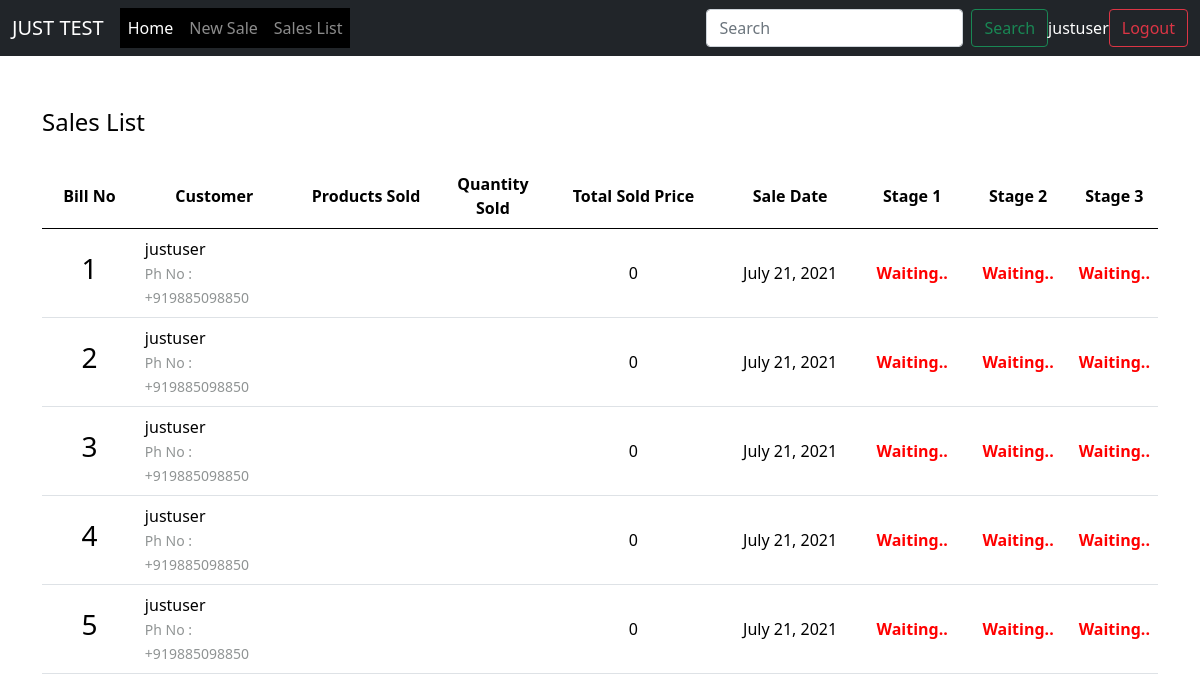
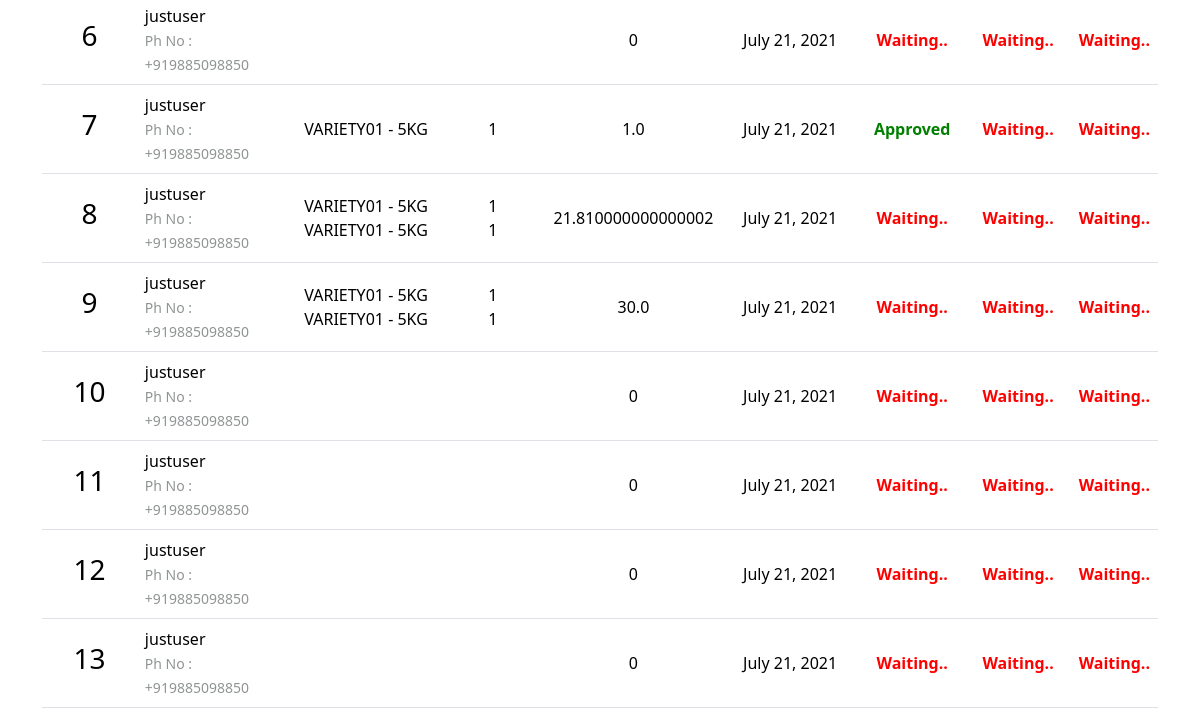
/sales/ (signed in), run on an earlier commit of the app's database (2 pictures, top to bottom).
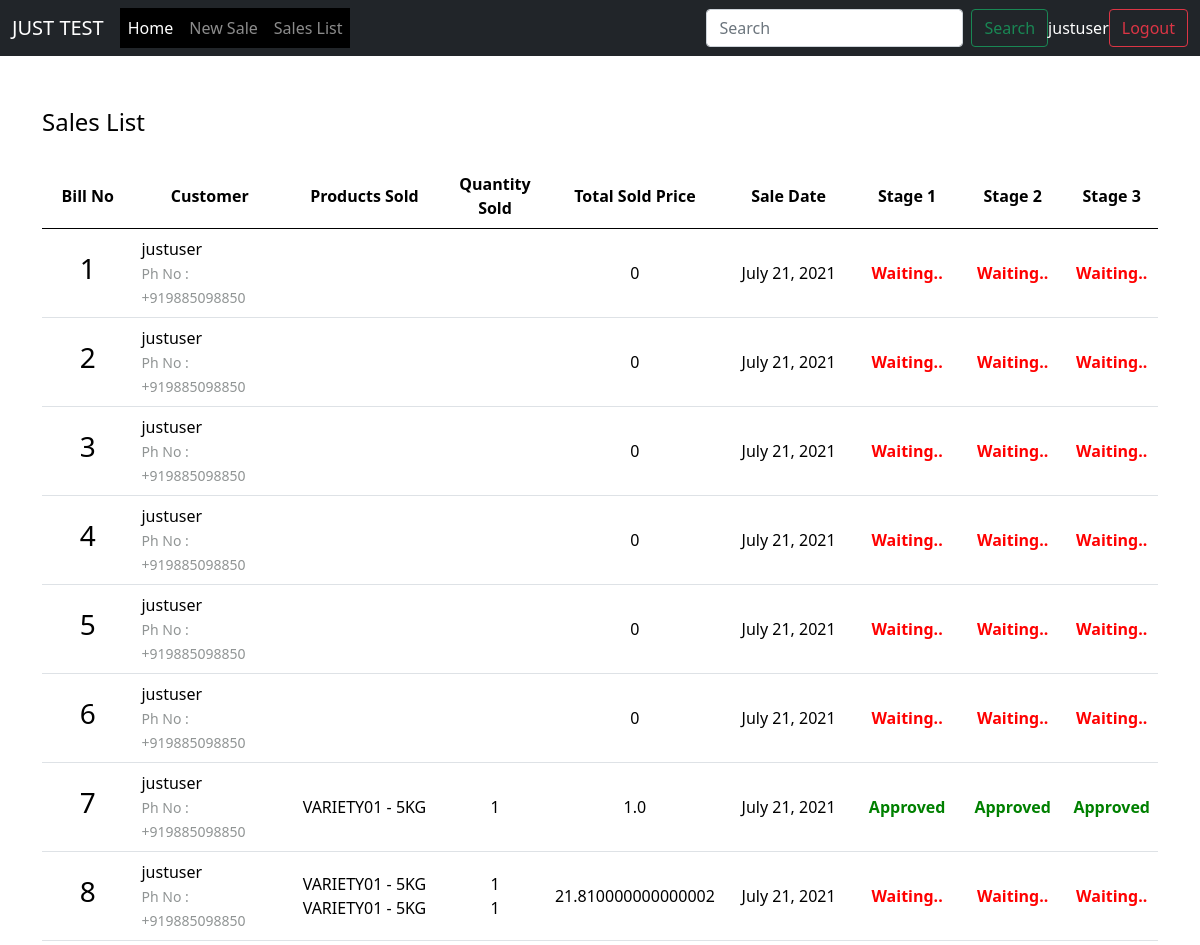
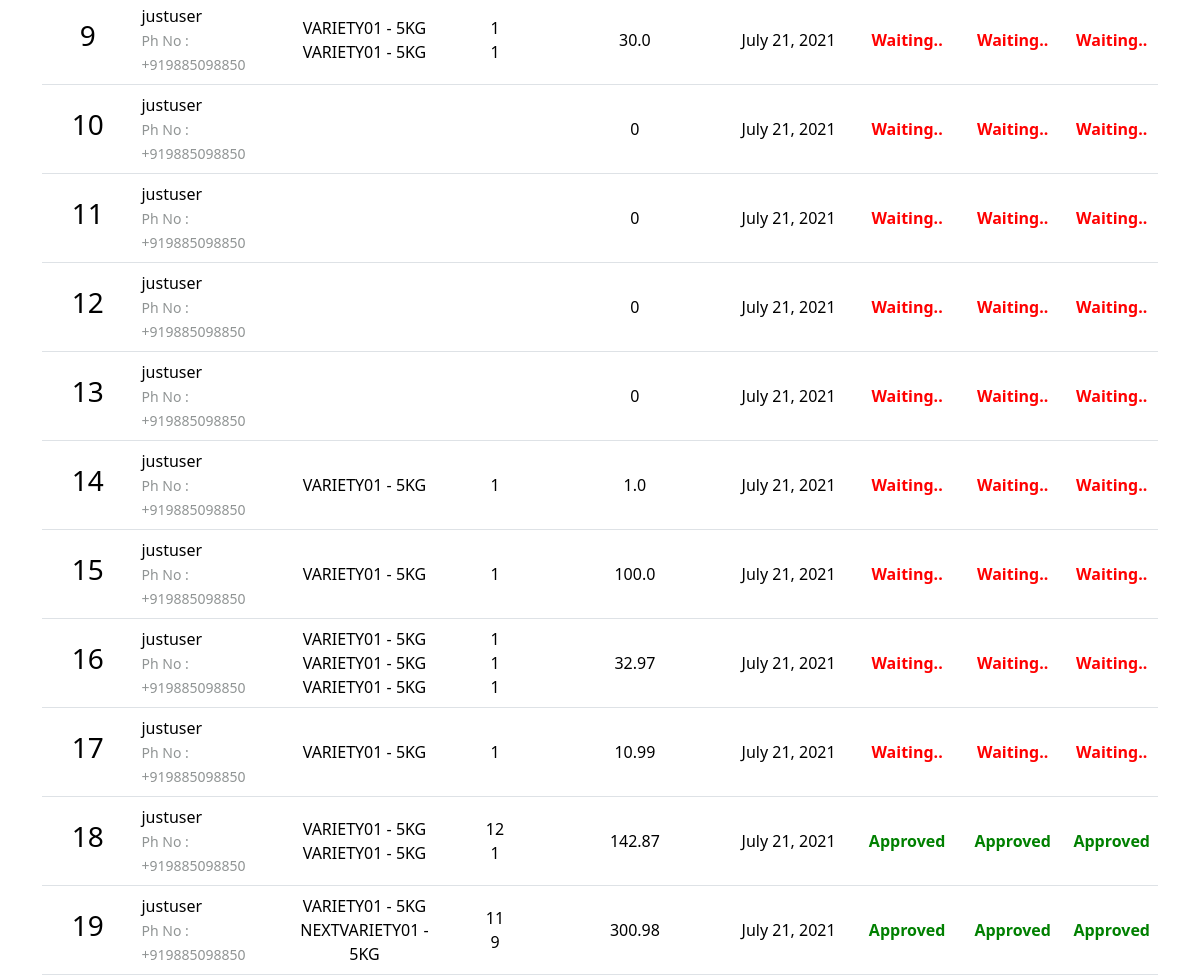
And on a later commit of the database (2 pictures, top to bottom).
### authentication/models.py (models this page shows)
class Dependent(models.Model):
	zone = models.ForeignKey(Zone, on_delete = models.CASCADE,blank = True,null = True)
	state = models.ForeignKey(State, on_delete = models.CASCADE, blank = True,null = True)
	region = models.ForeignKey(Region, on_delete = models.CASCADE, blank = True,null = True)
	divison = models.ForeignKey(Divison, on_delete = models.CASCADE, blank = True,null = True)
	district = models.ForeignKey(District, on_delete = models.CASCADE, blank = True,null = True)
	mandal = models.ForeignKey(Mandal, on_delete = models.CASCADE, blank = True,null = True)
	village = models.ForeignKey(Village, on_delete = models.CASCADE, blank = True,null = True)
	class Meta:
		abstract = True

class MyUser(AbstractUser,Dependent):
	username_validator = UnicodeUsernameValidator()
	username = models.CharField(
        _('username'),
        max_length=150,
        unique=True,
        help_text=_('Required. 150 characters or fewer. Letters, digits and @/./+/-/_ only.'),
        validators=[username_validator],
        db_index=True, primary_key=True,
        error_messages={
            'unique': _("A user with that username already exists."),
        },)
	company = models.ForeignKey(Company, on_delete = models.CASCADE,blank = True,null = True)
	usertype = models.ForeignKey(UserType, on_delete = models.CASCADE,blank = True,null = True)
	address = models.TextField(blank = True,null = True)
	mobile = PhoneNumberField(blank = True,null = True)
	officer = models.ForeignKey(settings.AUTH_USER_MODEL ,on_delete = models.SET_NULL , null = True, blank = True)
	REQUIRED_FIELDS = ['email']

### umasagar/models.py (models this page shows, shortened)
class SaleBill(models.Model):
    billno = models.AutoField(primary_key=True)
    time = models.DateTimeField(auto_now=True)
    dealer = models.ForeignKey(MyUser, on_delete = models.SET_NULL, related_name='saledealer',null = True,verbose_name = 'select user')
    name = models.CharField(max_length=150,blank = True,null = True)
    phone = models.CharField(max_length=13,blank = True,null = True)
    address = models.TextField()
    email = models.EmailField(max_length=254,blank = True,null = True)
    lrno = models.CharField(max_length = 254,blank = True,null = True,verbose_name = 'LR No.')
    vehicleno = models.CharField(max_length = 254,blank = True,null = True,verbose_name = 'Vehicle No.')
    s1approve = models.BooleanField(default = False,verbose_name = 'Approve')
    s2approve = models.BooleanField(default = False,verbose_name = 'Approve')
    logapprove = models.BooleanField(default = False,verbose_name = 'Approve')
    def get_items_list(self):
        return SaleItem.objects.filter(billno=self)
    def get_total_price(self):
        saleitems = SaleItem.objects.filter(billno=self)
        total = 0
        for item in saleitems:
            total += item.totalprice
        return total

class SaleItem(models.Model):
    billno = models.ForeignKey(SaleBill, on_delete = models.CASCADE, related_name='salebillno')
    product = models.ForeignKey(Product, on_delete = models.CASCADE)
    quantity = models.IntegerField(default=1)
    perprice = models.FloatField(default=1)
    totalprice = models.FloatField(default=1)

class Product(models.Model):
	company = models.ForeignKey(Company, on_delete = models.CASCADE)
	crop_group = models.ForeignKey(CropGroup, on_delete = models.CASCADE)
	crop_code = models.ForeignKey(CropCode, on_delete = models.CASCADE)
	crop_category = models.ForeignKey(CropCategory, on_delete = models.CASCADE)
	stage = models.ForeignKey(Stage, on_delete = models.CASCADE)
	variety_code = models.OneToOneField(VarietyCode, on_delete = models.CASCADE,primary_key = True)
	uom = models.ForeignKey(UOM, on_delete = models.CASCADE)
	pack_size = models.CharField(max_length = 100)
	price = models.DecimalField(max_digits = 15,decimal_places = 2)

class VarietyCode(models.Model):
	variety_code = models.CharField(max_length = 100,unique = True,primary_key = True)
	def __str__(self):
		return self.variety_code

class UOM(models.Model):
	uom = models.CharField(max_length = 100)
	def __str__(self):
		return self.uom

### umasagar/views.py (the view)
# urls.py: path('sales/', SaleView.as_view(), name='sales-list'),
class SaleView(LoginRequiredMixin,ListView):
    model = SaleBill
    template_name = "sales_list.html"
    context_object_name = 'bills'
    ordering = ['-time']
    paginate_by = 10
    def get_context_data(self, *args, **kwargs):
        context = super(SaleView, self).get_context_data(*args, **kwargs)
        if self.request.user.usertype.usertype == 'user':
            print(self.request.user)
            context = {'bills': SaleBill.objects.filter(dealer = self.request.user)}
        elif self.request.user.usertype.usertype == 'logistics':
            print(self.request.user)
            context = {'bills': SaleBill.objects.all(),'bill':SaleBillDetails.objects.all()}
        return context

### umasagar/templates/sales_list.html (shortened to what this page needs)
{% extends "base.html" %}
{% block content %}
<div class="mt-5">
    <div class="row" style="color:black; font-style: bold; font-size: 1.5rem;">
        <div class="col-md-8">Sales List</div>
    </div>
    <br>
    <table class="table table-css">
        <thead class="thead-inverse align-middle">
            <tr>
                <th width="10%">Bill No</th>
                <th width="15%">Customer</th>
                <th width="15%">Products Sold</th>
                <th width="10%">Quantity Sold</th>
                <th width="10%">Total Sold Price</th>
                <th width="15%">Sale Date</th>
                {% if request.user.usertype.usertype == 'user' %}
                <th width="10%">Stage 1</th>
                <th width="10%">Stage 2</th>
                <th width="10%">Stage 3</th>
                {% else %}
                <th width="25%">Options</th>
                {% endif %}
            </tr>
        </thead>
{% if bills %}
    {% if request.user.usertype.usertype == 'b1' %}
        <tbody>
            {% for sale in bills %}
            <tr>
                <td class="align-middle"> <h3>{{ sale.billno }}</h3> </td>
                <td class=""> {{ sale.name }} <br> <small style="color: #909494">Ph No : {{ sale.phone }}</small> </td>
                <td class="align-middle">{% for item in sale.get_items_list %} {{ item.product.variety_code }} - {{item.product.uom}} <br> {% endfor %}</td>
                <td class="align-middle">{% for item in sale.get_items_list %} {{ item.quantity }} <br> {% endfor %}</td>
                <td class="align-middle">{{ sale.get_total_price }}</td>
                <td class="align-middle">{{ sale.time.date }}</td>
                {% if sale.s1approve %}
                <td><b style="color:green">Approved</b></td>
                {% else %}
                <td class="align-middle"> <a href="{% url 'umasagar:b1-approve' sale.pk %}" class="btn ghost-pink">Approve Bill</a> <span>#</span></td>
                {% endif %}
            </tr>
            {% endfor %}
        </tbody>
    {% elif request.user.usertype.usertype == 'user' %}
        <tbody>
            {% for sale in bills %}
            <tr>
                <td class="align-middle"> <h3>{{ sale.billno }}</h3> </td>
                <td class=""> {{ sale.name }} <br> <small style="color: #909494">Ph No : {{ sale.phone }}</small> </td>
                <td class="align-middle">{% for item in sale.get_items_list %} {{ item.product.variety_code }} - {{item.product.uom}} <br> {% endfor %}</td>
                <td class="align-middle">{% for item in sale.get_items_list %} {{ item.quantity }} <br> {% endfor %}</td>
                <td class="align-middle">{{ sale.get_total_price }}</td>
                <td class="align-middle">{{ sale.time.date }}</td>
                {% if sale.s1approve %}
                <td class="align-middle"><b style="color:green">Approved</b></td>
                {% else %}
                <td class="align-middle"><b style="color:red">Waiting..</b></td>
                {% endif %}
                {% if sale.s2approve %}
                <td class="align-middle"><b style="color:green">Approved</b></td>
                {% else %}
                <td class="align-middle"><b style="color:red">Waiting..</b></td>
                {% endif %}
                {% if sale.logapprove %}
                <td class="align-middle"><b style="color:green">Approved</b></td>
                {% else %}
                <td class="align-middle"><b style="color:red">Waiting..</b></td>
                {% endif %}
                            </tr>
            {% endfor %}
        </tbody>
    {% else %}
    <span>No Permission</span>
    {% endif %}
    </table>
{% else %}
        <tbody></tbody>
    </table>
    <br><br><br><br><br><br><br><br>
    <div style="color: #ea2088; font-style: bold; font-size: 1.5rem; text-align: center;">WOW, SUCH EMPTY</div>
{% endif %}
</div>
{% endblock content %}

### templates/base.html (shortened to what this page needs)
{% load static %}
<!DOCTYPE html>
<html>
<head>
    <link href="https://cdn.jsdelivr.net/npm/bootstrap@5.0.1/dist/css/bootstrap.min.css" rel="stylesheet">
    <link rel="stylesheet" type="text/css" href="{% static 'css/main.css' %}">
    <link rel="stylesheet" type="text/css" href="{% static 'css/sidebar.css' %}">
    <link rel="stylesheet" type="text/css" href="{% static 'css/dialogbox.css' %}">
</head>
<body>
	<nav class="navbar navbar-expand-lg navbar-dark bg-dark">
  <div class="container-fluid">
    <a class="navbar-brand" href="#">JUST TEST</a>
    <div class="collapse navbar-collapse" id="navbarSupportedContent">
      <ul class="navbar-nav me-auto mb-2 mb-lg-0">
        <li class="nav-item">
          <a class="nav-link active" aria-current="page" href="{% url 'umasagar:index' %}">Home</a>
        </li>
        <li class="nav-item">
          <a class="nav-link" href="{% url 'umasagar:select-supplier' %}">New Sale</a>
        </li>
        <li class="nav-item">
          <a class="nav-link" href="{% url 'umasagar:sales-list' %}" >Sales List</a>
        </li>
      </ul>
      <form class="d-flex">
        <input class="form-control me-2" type="search" placeholder="Search" aria-label="Search">
        <button class="btn btn-outline-success" type="submit">Search</button>
      </form>
      {% if request.user.is_authenticated %}
      <span style="color:white">{{request.user.username}}</span>
          <a class="btn btn-outline-danger" href="{% url 'logout' %}">Logout</a>
      {% else %}
          <a class="btn btn-outline-success" href="{% url 'login' %}">Login</a>
      {% endif %}
    </div>
  </div>
</nav>
<div class="container mt-5">
{% block content %}
{% endblock %}
</div>
</body>
</html>

### assets/css/main.css (style rules this page uses)
body, html { height: 100%; }
a { color:#402657; }
.navbar-collapse > .navbar-nav { background-color: #000000; }
.table-css { color:black; }
h1, h2, h3, h4, h5, h6 { color: black; }
ul { margin: 0; }
.align-middle { text-align: center; }

What changed in the data, as far as the page shows it:
changed SaleBill id 7: s2approve "Waiting.." → "Approved"; logapprove "Waiting.." → "Approved"
added SaleBill: billno "14", name "justuser", phone "+919885098850", get_total_price "1.0", time "July 21, 2021", s1approve "Waiting..", s2approve "Waiting..", logapprove "Waiting.."
added SaleItem: product.variety_code "VARIETY01", product.uom "5KG", quantity "1"
added SaleBill: billno "15", name "justuser", phone "+919885098850", get_total_price "100.0", time "July 21, 2021", s1approve "Waiting..", s2approve "Waiting..", logapprove "Waiting.."
added SaleItem: product.variety_code "VARIETY01", product.uom "5KG", quantity "1"
added SaleBill: billno "16", name "justuser", phone "+919885098850", get_total_price "32.97", time "July 21, 2021", s1approve "Waiting..", s2approve "Waiting..", logapprove "Waiting.."
added SaleItem: product.variety_code "VARIETY01", product.uom "5KG", quantity "1"
added SaleItem: product.variety_code "VARIETY01", product.uom "5KG", quantity "1"
added SaleItem: product.variety_code "VARIETY01", product.uom "5KG", quantity "1"
added SaleBill: billno "17", name "justuser", phone "+919885098850", get_total_price "10.99", time "July 21, 2021", s1approve "Waiting..", s2approve "Waiting..", logapprove "Waiting.."
added SaleItem: product.variety_code "VARIETY01", product.uom "5KG", quantity "1"
added SaleBill: billno "18", name "justuser", phone "+919885098850", get_total_price "142.87", time "July 21, 2021", s1approve "Approved", s2approve "Approved", logapprove "Approved"
added SaleItem: product.variety_code "VARIETY01", product.uom "5KG", quantity "12"
added SaleItem: product.variety_code "VARIETY01", product.uom "5KG", quantity "1"
added SaleBill: billno "19", name "justuser", phone "+919885098850", get_total_price "300.98", time "July 21, 2021", s1approve "Approved", s2approve "Approved", logapprove "Approved"
added SaleItem: product.variety_code "VARIETY01", product.uom "5KG", quantity "11"
added SaleItem: product.variety_code "NEXTVARIETY01", product.uom "5KG", quantity "9"
